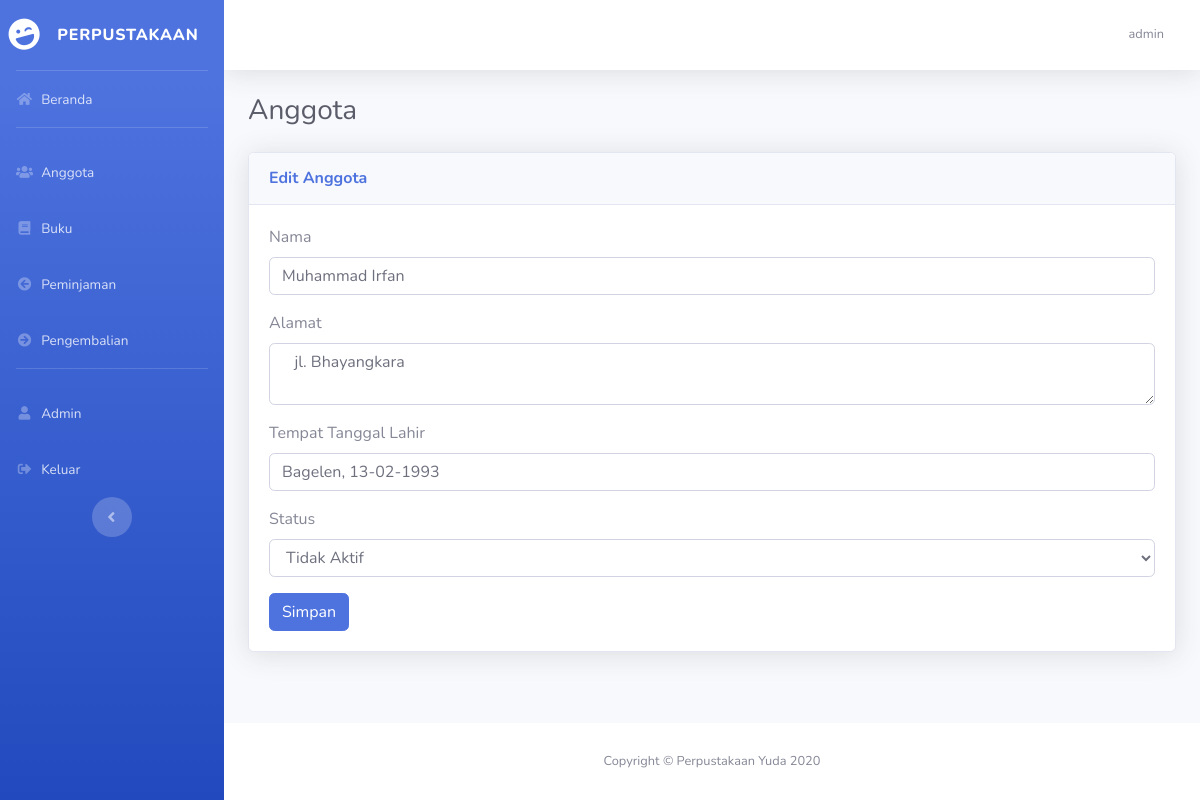
Screenshot of /edit_anggota.php?id=15 (signed in) with the database file from the repository.
### tables this page shows
CREATE TABLE `anggota` (
  `id_anggota` int(3) NOT NULL,
  `nm_anggota` varchar(32) DEFAULT NULL,
  `alamat` text DEFAULT NULL,
  `ttl_anggota` text DEFAULT NULL,
  `status_anggota` varchar(1) DEFAULT NULL
);

### koneksi.php (called while the page is built, shortened)
<?php
function show_status($status) {
	if($status==1){
		return "Aktif";
	} elseif($status==2) {
		return "Tidak Aktif";
	} else {
		return "-";
	}
}
?>

### edit_anggota.php (the view, shortened to what this page needs)
<?php
require_once __DIR__."/koneksi.php";
$id = $_GET['id'];
$query = mysqli_query($koneksi, "select * from anggota where id_anggota=$id");
$data= mysqli_fetch_array($query);
?>
<!DOCTYPE html>
<html lang="en">
<head>
  <link href="sb-admin/vendor/fontawesome-free/css/all.min.css" rel="stylesheet" type="text/css">
  <link href="sb-admin/css/sb-admin-2.min.css" rel="stylesheet">
</head>
<body id="page-top">
  <div id="wrapper">
    <?php include("templates/sidebar.php");?>
    <div id="content-wrapper" class="d-flex flex-column">
      <div id="content">
        <?php include("templates/top-navbar.php");?>
        <div class="container-fluid">
            <h1 class="h3 mb-4 text-gray-800">Anggota</h1>
            <div class="card shadow mb-4">
                <div class="card-header py-3">
                    <h6 class="m-0 font-weight-bold text-primary float-left">Edit Anggota</h6>
                </div>
                <div class="card-body">
                    <form method="post" action="proses_edit_anggota.php?id=<?php echo $id;?>">
                        <div class="form-group">
                            <label>Nama</label>
                            <input type="text" name="nama" class="form-control" value="<?php echo $data['nm_anggota']?>">
                        </div>
                        <div class="form-group">
                            <label>Alamat</label>
                            <textarea class="form-control" name="alamat"> <?php echo $data['alamat']?></textarea>
                        </div>
                        <div class="form-group">
                            <label>Tempat Tanggal Lahir</label>
                            <input type="text" name="ttl" class="form-control" value="<?php echo $data['ttl_anggota']?>">
                        </div>
                        <div class="form-group">
                            <label>Status</label>
                            <select class="form-control" name="status">
                                <option value="<?php echo $data['status_anggota']?>"><?php echo show_status($data['status_anggota'])?></option>
                            </select>
                        </div>
                        <button type="submit" class="btn btn-primary">Simpan</button>
                    </form>
                </div>
            </div>
        </div>
      </div>
      <footer class="sticky-footer bg-white">
        <div class="container my-auto">
          <div class="copyright text-center my-auto">
            <span>Copyright &copy; Perpustakaan Yuda 2020</span>
          </div>
        </div>
      </footer>
    </div>
    </div>
</body>
</html>

### rows the page displays
anggota: nama "Muhammad Irfan", alamat "jl. Bhayangkara", ttl "Bagelen, 13-02-1993", status "Tidak Aktif"

### other values shown
$_SESSION['username'] "admin"
